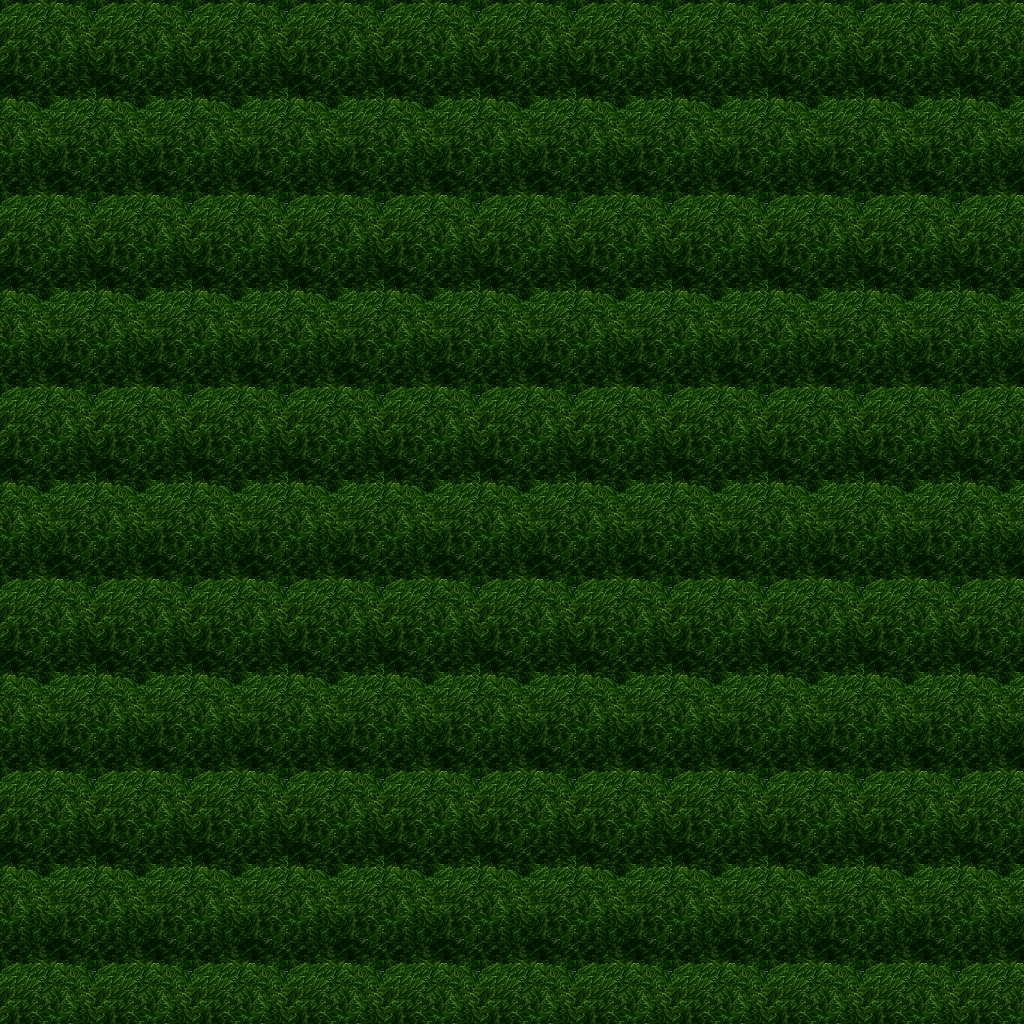

This game map was drawn from its Tiled (.tmx) file and the tilesets committed beside it. A one-line description and the trimmed map source follow:
An orthogonal 32x32 tile map with 32x32 px tiles, 5 tile layers (Ground, Objects, Objects2, Above, ...), 1 hidden layer not drawn, 3 tilesets.

<map version="1.10" tiledversion="1.11.0" orientation="orthogonal" renderorder="right-down" width="32" height="32" tilewidth="32" tileheight="32" infinite="0" nextlayerid="11" nextobjectid="1">
 <tileset firstgid="1" name="ground_ground" tilewidth="32" tileheight="32" tilecount="33" columns="3">
  <image source="../drawable/ground_ground.png" width="96" height="352" />
 </tileset>
 <tileset firstgid="34" name="plant_tree_tree_darkgreen" tilewidth="32" tileheight="32" tilecount="88" columns="8">
  <image source="../drawable/plant_tree_tree_darkgreen.png" width="256" height="352" />
 </tileset>
 <tileset firstgid="122" name="logic_collision" tilewidth="32" tileheight="32" tilecount="1" columns="1">
  <image source="../drawable/logic_collision.png" width="32" height="32" />
 </tileset>
 <layer id="1" name="Ground" width="32" height="32">
  <data>[1024 cells, 1024 non-empty, 1 distinct tile ids]</data>
 </layer>
 <layer id="2" name="Objects" width="32" height="32">
  <data>[1024 cells, 0 non-empty, 0 distinct tile ids]</data>
 </layer>
 <layer id="3" name="Objects2" width="32" height="32">
  <data>[1024 cells, 0 non-empty, 0 distinct tile ids]</data>
 </layer>
 <layer id="4" name="Above" width="32" height="32">
  <data>[1024 cells, 1024 non-empty, 18 distinct tile ids]</data>
 </layer>
 <layer id="5" name="Above2" width="32" height="32">
  <data>[1024 cells, 0 non-empty, 0 distinct tile ids]</data>
 </layer>
 <layer id="6" name="Walkable" width="32" height="32" visible="0">
  <data>[1024 cells, 1024 non-empty, 1 distinct tile ids]</data>
 </layer>
 <objectgroup id="7" name="Mapevents" />
 <objectgroup id="8" name="Spawn" />
 <objectgroup id="9" name="Keys" />
 <objectgroup id="10" name="Replace" />
</map>
